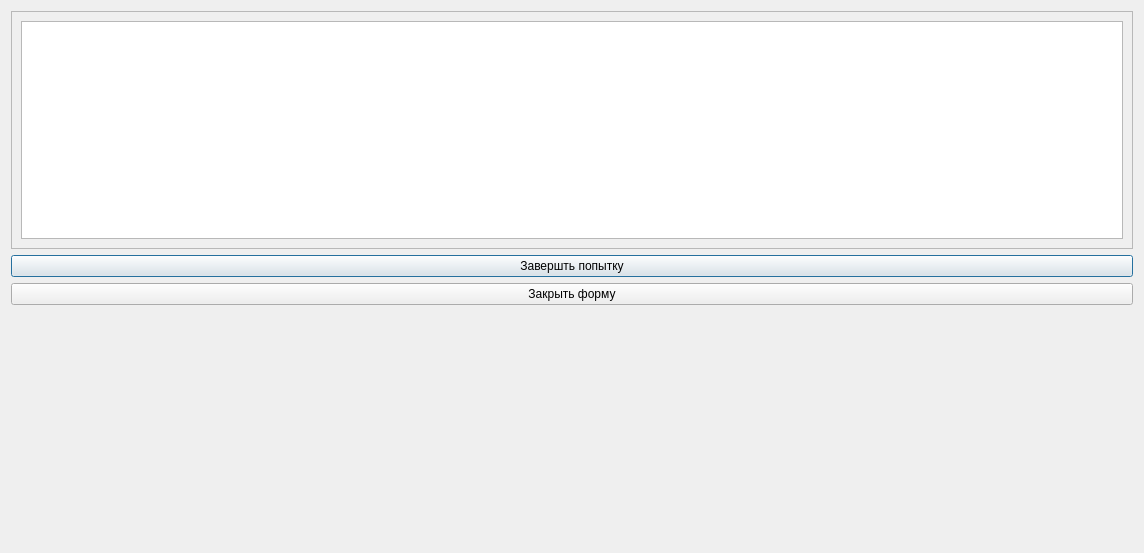
<?xml version="1.0" encoding="UTF-8"?>
<ui version="4.0">
 <class>TrainingFormDialog</class>
 <widget class="QDialog" name="TrainingFormDialog">
  <property name="geometry">
   <rect>
    <x>0</x>
    <y>0</y>
    <width>1144</width>
    <height>553</height>
   </rect>
  </property>
  <property name="windowTitle">
   <string>Тренировочный бланк</string>
  </property>
  <layout class="QHBoxLayout" name="horizontalLayout">
   <item>
    <layout class="QGridLayout" name="gridLayout">
     <item row="3" column="0">
      <spacer name="verticalSpacer">
       <property name="orientation">
        <enum>Qt::Vertical</enum>
       </property>
       <property name="sizeHint" stdset="0">
        <size>
         <width>20</width>
         <height>40</height>
        </size>
       </property>
      </spacer>
     </item>
     <item row="1" column="0">
      <widget class="QPushButton" name="butt_end_try">
       <property name="text">
        <string>Завершть попытку</string>
       </property>
      </widget>
     </item>
     <item row="0" column="0">
      <widget class="QScrollArea" name="scrollArea">
       <property name="widgetResizable">
        <bool>true</bool>
       </property>
       <widget class="QWidget" name="scrollAreaWidgetContents_2">
        <property name="geometry">
         <rect>
          <x>0</x>
          <y>0</y>
          <width>1118</width>
          <height>223</height>
         </rect>
        </property>
        <layout class="QVBoxLayout" name="verticalLayout_3">
         <item>
          <widget class="QListView" name="listView"/>
         </item>
        </layout>
       </widget>
      </widget>
     </item>
     <item row="2" column="0">
      <widget class="QPushButton" name="butt_close">
       <property name="text">
        <string>Закрыть форму</string>
       </property>
      </widget>
     </item>
    </layout>
   </item>
  </layout>
 </widget>
 <resources/>
 <connections/>
</ui>
